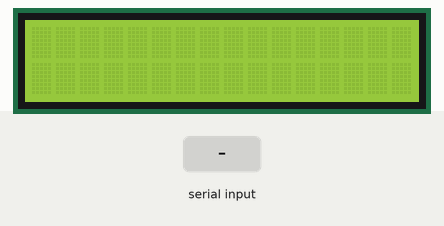
Simulated run of this sketch. Board: Arduino Uno, built with avr-gcc and run on an emulated ATmega328P. On the bench: 16×2 character LCD. Inputs (shaded band) come from the test bench.

Above: at 1.2 s.
1.3 s: "1\n" received over Serial
At 1.9 s:
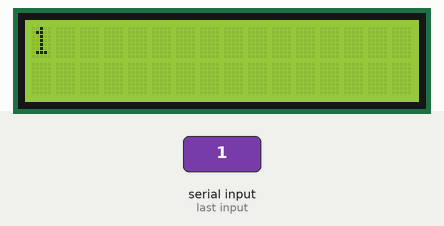
2.8 s: "0\n" received over Serial
At 4.0 s:
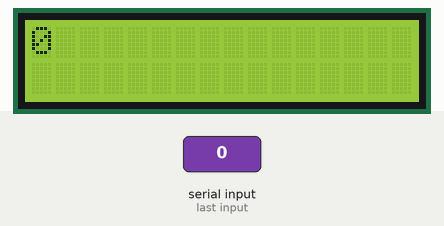
4.3 s: "2\n" received over Serial
At 5.4 s:
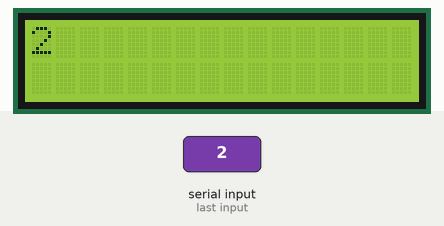
Timing chart, 0 to 7.3 s (numbered marks = the images above; inputs shaded):
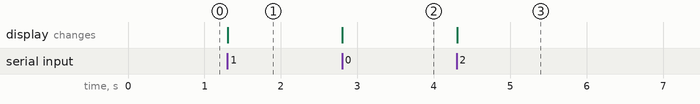

The sketch:

lcdSerial.ino
```cpp
#include <LiquidCrystal.h>

const int rs = 12, en = 11, d4 = 5, d5 = 4, d6 = 3, d7 = 2;

String serialInput;

float numScrolls = 0;

LiquidCrystal lcd(rs, en, d4, d5, d6, d7);

void setup() {

  lcd.begin(16, 2);

  Serial.begin(9600);
}

void loop() {

  if (Serial.available()) {
    lcd.clear();
    lcd.home();

    serialInput = Serial.readStringUntil('\n');
    serialInput.trim(); //

    if (!serialInput.compareTo("jump")){ //jumps to second line on lcd screen (i.e., == \n)
      lcd.setCursor(0, 1);
      while (!Serial.available());
      serialInput = Serial.readStringUntil('\n');
      serialInput.trim();
    }

    if (serialInput.length() <  17){
      lcd.print(serialInput);
    }
    else {
      numScrolls = ceil(serialInput.length() / 16.0f);
      while(!Serial.available()){
        for (int ii = 0; ii < numScrolls; ii++){
            lcd.print(serialInput.substring(ii*16, (ii + 1)*16));
            delay(2000);
            lcd.clear();
        }
      }
    }
  }
}
```

Measured:
- after the input at 1.3 s, the display: changes at once (image 1)
- after the input at 2.8 s, the display: changes at once (image 2)
- after the input at 4.3 s, the display: changes at once (image 3)
